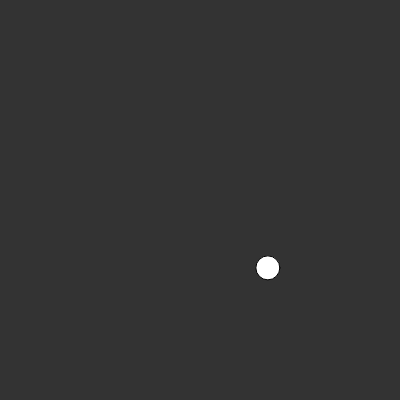
Frame 1 (no input)
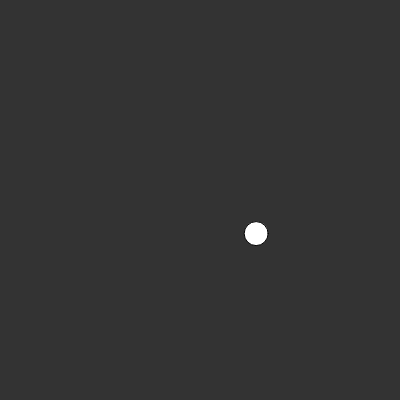
Frame 60 (no input)
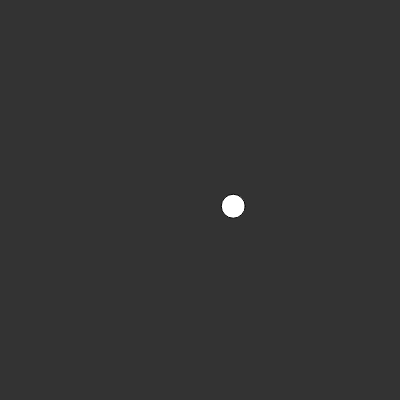
Frame 120 (the mouse pressed at the canvas centre since frame 60)

The p5.js sketch that drew these frames (run headless with seeded random() and noise() and a simulated clock; from frame 60 on, the mouse is pressed at the canvas centre):

// p5.js sketch
// ── sketch.js
let xoff = 0;
let yoff = 0;
function setup () {
  createCanvas(400, 400);
}

function draw () {
  background(51);

  // let x = 200;

  // let x = random(width)

  let x = map(noise(xoff), 0, 1, 0, width)
  let y = map(noise(yoff), 0, 1, 0, height)

  xoff += 0.001
  yoff += 0.002

  ellipse(x, y, 24, 24)
}
